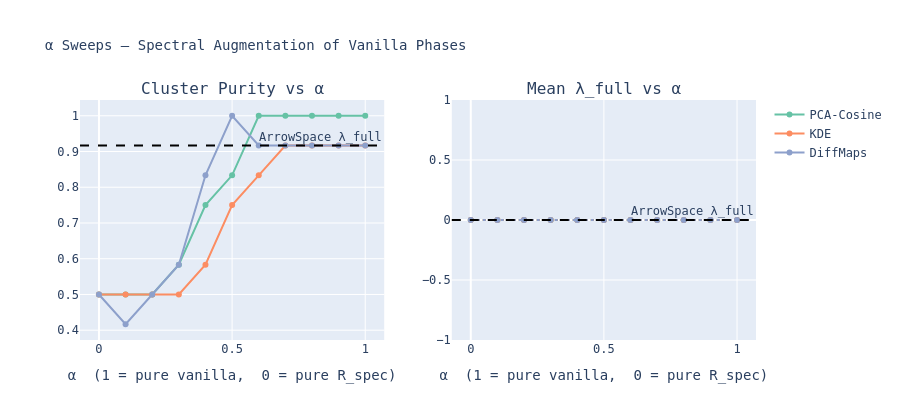

Here is the notebook cell this chart was saved with:
### Markdown cell above
### 4.2 · α-sweep — spectral augmentation (P3 + P5)

$$\text{aug}_{\alpha}(x) = \alpha \cdot v(x) + (1-\alpha) \cdot R_{\text{spec}}(x)$$

We sweep `α ∈ [0, 1]` for each vanilla phase and track purity and mean-λ,
reporting at which α each method recovers ArrowSpace-level basin coherence.

### Code cell
alphas = np.linspace(0, 1, ALPHA_STEPS)
vanilla_methods = {"PCA-Cosine": v_pca, "KDE": v_kde, "DiffMaps": v_diff}

sweep_rows = []
for method_name, v in vanilla_methods.items():
    for alpha in alphas:
        aug = alpha * v + (1 - alpha) * R_spec
        sweep_rows.append({
            "Phase":      method_name,
            "alpha":      round(float(alpha), 2),
            "Purity":     cluster_purity(aug, labels),
            "MeanLambda": mean_lambda(aug, lambda_full),
        })

df_sweep = pd.DataFrame(sweep_rows)
df_sweep.to_csv(OUTPUT_DIR / "alpha_sweep.csv", index=False)

fig_sweep = make_subplots(rows=1, cols=2,
    subplot_titles=["Cluster Purity vs α", "Mean λ_full vs α"])

colors = px.colors.qualitative.Set2
for m_idx, method in enumerate(vanilla_methods):
    sub = df_sweep[df_sweep["Phase"] == method]
    fig_sweep.add_trace(go.Scatter(
        x=sub["alpha"], y=sub["Purity"],
        mode="lines+markers", name=method,
        line=dict(color=colors[m_idx])), row=1, col=1)
    fig_sweep.add_trace(go.Scatter(
        x=sub["alpha"], y=sub["MeanLambda"],
        mode="lines+markers", name=method, showlegend=False,
        line=dict(color=colors[m_idx], dash="dot")), row=1, col=2)

# ArrowSpace baseline reference lines
as_purity = cluster_purity(lambda_full, labels)
as_ml     = mean_lambda(lambda_full, lambda_full)
for col_idx, yval in [(1, as_purity), (2, as_ml)]:
    fig_sweep.add_hline(
        y=yval, line_dash="dash", line_color="black",
        annotation_text="ArrowSpace λ_full", row=1, col=col_idx)

fig_sweep.update_xaxes(title_text="α  (1 = pure vanilla,  0 = pure R_spec)")
fig_sweep.update_layout(
    height=420,
    title_text="α Sweeps — Spectral Augmentation of Vanilla Phases",
    font_family="monospace", title_font_size=14,
)
fig_sweep.write_image(OUTPUT_DIR / "fig_06C_alpha_sweep.png", scale=2)
fig_sweep.show()
print("Saved fig_06C_alpha_sweep.png")

### Figure 1 — Plotly figure (JSON) as saved in the notebook; plotly's stock layout.template omitted (floating-point values rounded to 4 significant figures)
{"data": [{"line": {"color": "rgb(102,194,165)"}, "mode": "lines+markers", "name": "PCA-Cosine", "type": "scatter", "x": [0.0, 0.1, 0.2, 0.3, 0.4, 0.5, 0.6, 0.7, 0.8, 0.9, 1.0], "xaxis": "x", "y": [0.5, 0.5, 0.5, 0.5833, 0.75, 0.8333, 1.0, 1.0, 1.0, 1.0, 1.0], "yaxis": "y"}, {"line": {"color": "rgb(102,194,165)", "dash": "dot"}, "mode": "lines+markers", "name": "PCA-Cosine", "showlegend": false, "type": "scatter", "x": [0.0, 0.1, 0.2, 0.3, 0.4, 0.5, 0.6, 0.7, 0.8, 0.9, 1.0], "xaxis": "x2", "y": [0.0, 0.0, 0.0, 0.0, 0.0, 0.0, 0.0, 0.0, 0.0, 0.0, 0.0], "yaxis": "y2"}, {"line": {"color": "rgb(252,141,98)"}, "mode": "lines+markers", "name": "KDE", "type": "scatter", "x": [0.0, 0.1, 0.2, 0.3, 0.4, 0.5, 0.6, 0.7, 0.8, 0.9, 1.0], "xaxis": "x", "y": [0.5, 0.5, 0.5, 0.5, 0.5833, 0.75, 0.8333, 0.9167, 0.9167, 0.9167, 0.9167], "yaxis": "y"}, {"line": {"color": "rgb(252,141,98)", "dash": "dot"}, "mode": "lines+markers", "name": "KDE", "showlegend": false, "type": "scatter", "x": [0.0, 0.1, 0.2, 0.3, 0.4, 0.5, 0.6, 0.7, 0.8, 0.9, 1.0], "xaxis": "x2", "y": [0.0, 0.0, 0.0, 0.0, 0.0, 0.0, 0.0, 0.0, 0.0, 0.0, 0.0], "yaxis": "y2"}, {"line": {"color": "rgb(141,160,203)"}, "mode": "lines+markers", "name": "DiffMaps", "type": "scatter", "x": [0.0, 0.1, 0.2, 0.3, 0.4, 0.5, 0.6, 0.7, 0.8, 0.9, 1.0], "xaxis": "x", "y": [0.5, 0.4167, 0.5, 0.5833, 0.8333, 1.0, 0.9167, 0.9167, 0.9167, 0.9167, 0.9167], "yaxis": "y"}, {"line": {"color": "rgb(141,160,203)", "dash": "dot"}, "mode": "lines+markers", "name": "DiffMaps", "showlegend": false, "type": "scatter", "x": [0.0, 0.1, 0.2, 0.3, 0.4, 0.5, 0.6, 0.7, 0.8, 0.9, 1.0], "xaxis": "x2", "y": [0.0, 0.0, 0.0, 0.0, 0.0, 0.0, 0.0, 0.0, 0.0, 0.0, 0.0], "yaxis": "y2"}], "layout": {"annotations": [{"font": {"size": 16}, "showarrow": false, "text": "Cluster Purity vs α", "x": 0.225, "xanchor": "center", "xref": "paper", "y": 1, "yanchor": "bottom", "yref": "paper"}, {"font": {"size": 16}, "showarrow": false, "text": "Mean λ_full vs α", "x": 0.775, "xanchor": "center", "xref": "paper", "y": 1, "yanchor": "bottom", "yref": "paper"}, {"showarrow": false, "text": "ArrowSpace λ_full", "x": 1, "xanchor": "right", "xref": "x domain", "y": 0.9167, "yanchor": "bottom", "yref": "y"}, {"showarrow": false, "text": "ArrowSpace λ_full", "x": 1, "xanchor": "right", "xref": "x2 domain", "y": 0, "yanchor": "bottom", "yref": "y2"}], "font": {"family": "monospace"}, "height": 420, "shapes": [{"line": {"color": "black", "dash": "dash"}, "type": "line", "x0": 0, "x1": 1, "xref": "x domain", "y0": 0.9167, "y1": 0.9167, "yref": "y"}, {"line": {"color": "black", "dash": "dash"}, "type": "line", "x0": 0, "x1": 1, "xref": "x2 domain", "y0": 0, "y1": 0, "yref": "y2"}], "title": {"font": {"size": 14}, "text": "α Sweeps — Spectral Augmentation of Vanilla Phases"}, "xaxis": {"anchor": "y", "domain": [0, 0.45], "title": {"text": "α  (1 = pure vanilla,  0 = pure R_spec)"}}, "xaxis2": {"anchor": "y2", "domain": [0.55, 1], "title": {"text": "α  (1 = pure vanilla,  0 = pure R_spec)"}}, "yaxis": {"anchor": "x", "domain": [0, 1]}, "yaxis2": {"anchor": "x2", "domain": [0, 1]}}}
